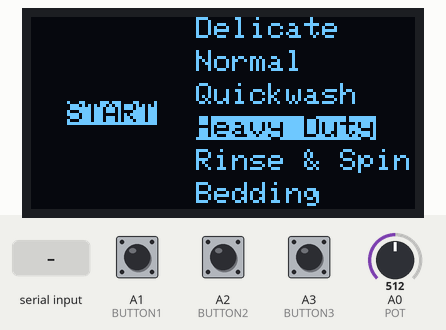
Bench run of a sketch on a simulated Arduino Uno, built with avr-gcc and run on an emulated ATmega328P. Parts: 128×64 one-colour display. The inputs (shaded band) are chosen by the test bench; at power-on: A0 (POT) = 512, A1 (BUTTON1) LOW, A2 (BUTTON2) LOW, A3 (BUTTON3) LOW. What the sketch prints to the serial monitor is not drawn.

Above: at 1.2 s.
1.3 s: A0 (POT) set to 716
At 2.5 s:
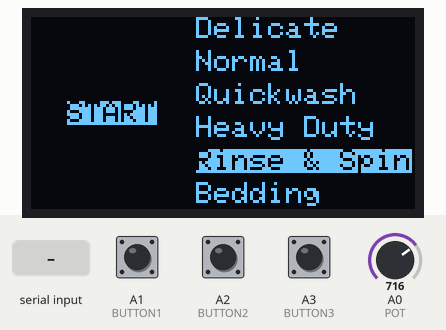
2.8 s: A1 (BUTTON1) pulled HIGH for 0.15 s
At 3.3 s:
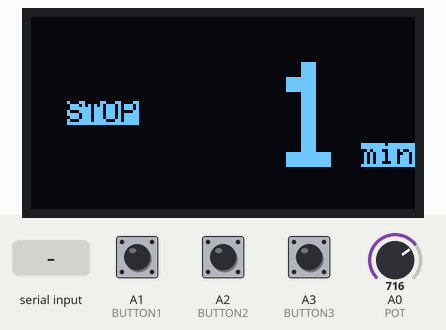
5.9 s: A2 (BUTTON2) pulled HIGH for 0.15 s
At 6.5 s:
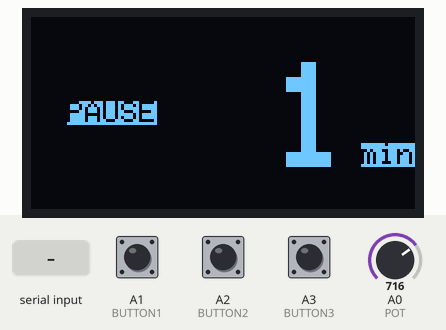
7.5 s: "n" received over Serial
At 8.5 s:
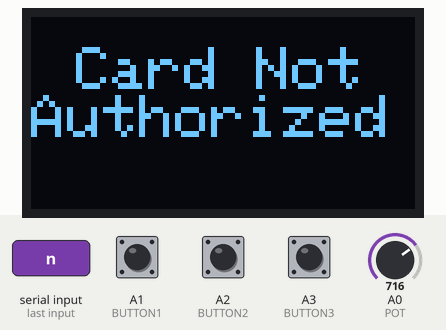
9.0 s: "a" received over Serial
At 9.5 s:
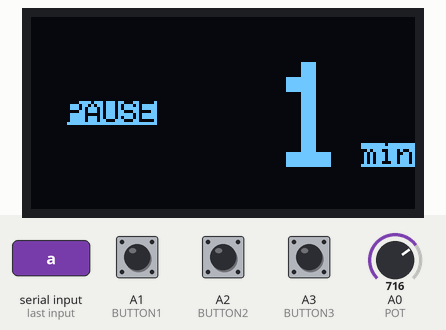
10.5 s: A2 (BUTTON2) pulled HIGH for 1 s
At 13.9 s:
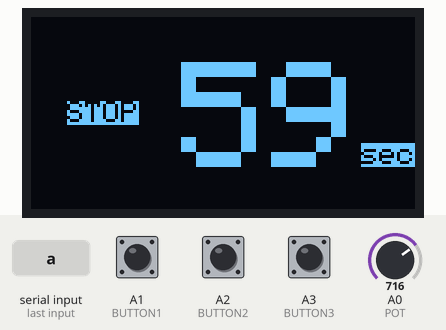
Timing chart, 0 to 15.4 s (numbered marks = the images above; inputs shaded):
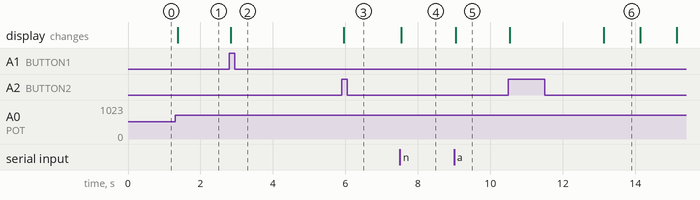

The sketch:

control.ino
```cpp
#include <SPI.h>
#include <Wire.h>
#include <Adafruit_GFX.h>
#include <Adafruit_SSD1306.h>
#include "config.h"

Adafruit_SSD1306 display(SCREEN_WIDTH, SCREEN_HEIGHT, &Wire, OLED_RESET);

String modes[] = {"Delicate", "Normal", "Quickwash", "Heavy Duty", "Rinse & Spin", "Bedding"};
int modeTimers[] = {4 * 60, 2 * 60, 20, 5 * 60, 65, 5 * 60};
int modeSelector = 0;
enum statuses
{
  Stop,
  Running,
  Pause
};
statuses status; // 0=stop, 1=stop, 2=pause

bool button1Released = true;
bool button2Released = true;
bool button3Released = true;

int timer;
unsigned long startTime;

bool authorized = true;

void potUpdate();
void buttonUpdate();
void displayUpdate();
void displayTime();
void displayModes();
void timerUpdate();
void serialSend();
bool checkUpdate();
void displayNotAuthorized();

void setup()
{
  Serial.begin(9600);
  status = Stop;
  startTime = millis();

  pinMode(BUTTON1, INPUT);
  pinMode(BUTTON2, INPUT);
  pinMode(BUTTON3, INPUT);
  pinMode(POT, INPUT);

  while (!display.begin(SSD1306_SWITCHCAPVCC, SCREEN_ADDRESS))
    ;
}

void loop()
{
  if (Serial.available())
  {
    char data = Serial.read();
    if (data == 'a')
      authorized = true;
    else if (data == 'n')
      authorized = false;
  }

  if (authorized)
  {
    potUpdate();
    buttonUpdate();
    displayUpdate();
    timerUpdate();
  }
  else
  {
    displayNotAuthorized();
  }
  serialSend();
}

void potUpdate()
{
  if (status != Stop)
    return;
  int pot = analogRead(POT);
  modeSelector = pot > 170 * 0 ? 0 : modeSelector;
  modeSelector = pot > 170 * 1 ? 1 : modeSelector;
  modeSelector = pot > 170 * 2 ? 2 : modeSelector;
  modeSelector = pot > 170 * 3 ? 3 : modeSelector;
  modeSelector = pot > 170 * 4 ? 4 : modeSelector;
  modeSelector = pot > 170 * 5 ? 5 : modeSelector;
}

void buttonUpdate()
{
  int button1 = digitalRead(BUTTON1);
  int button2 = digitalRead(BUTTON2);
  int button3 = digitalRead(BUTTON3);
  if (button1 && button1Released)
  {
    button1Released = false;
    if (status == Running || status == Pause)
    {
      status = Stop;
    }
    else if (status == Stop)
    {
      status = Running;
    }
  }
  if (button2 && button2Released)
  {
    button2Released = false;
    if (status == Running)
    {
      status = Pause;
    }
    else if (status == Pause)
    {
      status = Running;
    }
  }

  if (button3 && button3Released)
    button3Released = false;

  if (!button1)
    button1Released = true;
  if (!button2)
    button2Released = true;
  if (!button3)
    button3Released = true;
}

void displayUpdate()
{
  display.clearDisplay();
  display.setTextColor(BLACK, WHITE);
  display.setCursor(12, 28);
  if (status == Stop)
  {
    display.println("START");
    displayModes();
    timer = modeTimers[modeSelector];
  }
  else if (status == Running)
  {
    display.println("STOP");
    displayTime();
  }
  else if (status == Pause)
  {
    display.println("PAUSE");
    displayTime();
  }
  display.display();
}

void displayTime()
{
  display.setCursor(50, 15);
  display.setTextColor(WHITE, BLACK);
  display.setTextSize(5);
  if (int(timer / 60))
  {
    char buffer[3];
    sprintf(buffer, "%2d\0", int(timer / 60));
    display.println(buffer);
    display.setTextSize(1);
    display.setCursor(110, 42);
    display.setTextColor(BLACK, WHITE);
    display.println("min");
  }
  else
  {
    char buffer[3];
    sprintf(buffer, "%2d\0", timer);
    display.println(buffer);
    display.setTextSize(1);
    display.setCursor(110, 42);
    display.setTextColor(BLACK, WHITE);
    display.println("sec");
  }
  display.setTextSize(1);
}

void displayModes()
{
  int i = 0;
  for (String mode : modes)
  {
    display.setTextSize(1);
    if (modeSelector == i)
      display.setTextColor(BLACK, WHITE);
    else
      display.setTextColor(WHITE, BLACK);
    display.setCursor(55, 11 * i);
    display.println(mode);
    i++;
  }
}

void timerUpdate()
{
  if (millis() - startTime > 1000)
  {
    if (button3Released)
      startTime = millis();
    if (status == Running)
      timer--;
    if (timer <= 0)
      status = Stop;
  }
}

void serialSend()
{
  Serial.print(status);
  Serial.print(" ");
  Serial.print(timer);
  Serial.print(" ");
  Serial.println(modes[modeSelector]);
}

void displayNotAuthorized()
{
  display.clearDisplay();
  display.setTextColor(WHITE, BLACK);
  display.setCursor(15, 10);
  display.setTextSize(2);
  display.println("Card Not");
  display.print("Authorized");
  display.setTextSize(1);
  display.display();
}
```

config.h
```cpp
#define SCREEN_WIDTH 128  // OLED display width, in pixels
#define SCREEN_HEIGHT 64  // OLED display height, in pixels

#define OLED_RESET -1  // Reset pin # (or -1 if sharing Arduino reset pin)
#define SCREEN_ADDRESS 0x3C

#define BUTTON1 A1
#define BUTTON2 A2
#define BUTTON3 A3
#define POT A0

#define THIRTY_MINUTES 30*60
```

Measured:
- after the input at 1.3 s, the display: changes after 0.08 s (image 1)
- after the input at 2.8 s, the display: changes at once (image 2)
- after the input at 5.9 s, the display: changes after 0.06 s (image 3)
- after the input at 7.5 s, the display: changes at once (image 4)
- after the input at 9.0 s, the display: changes at once (image 5)
- after the input at 10.5 s, the display: first changes at once (image 6 shows a later state)
- what the display in image 6 shows lasts 1.0 s, from 13.1 s to 14.1 s
